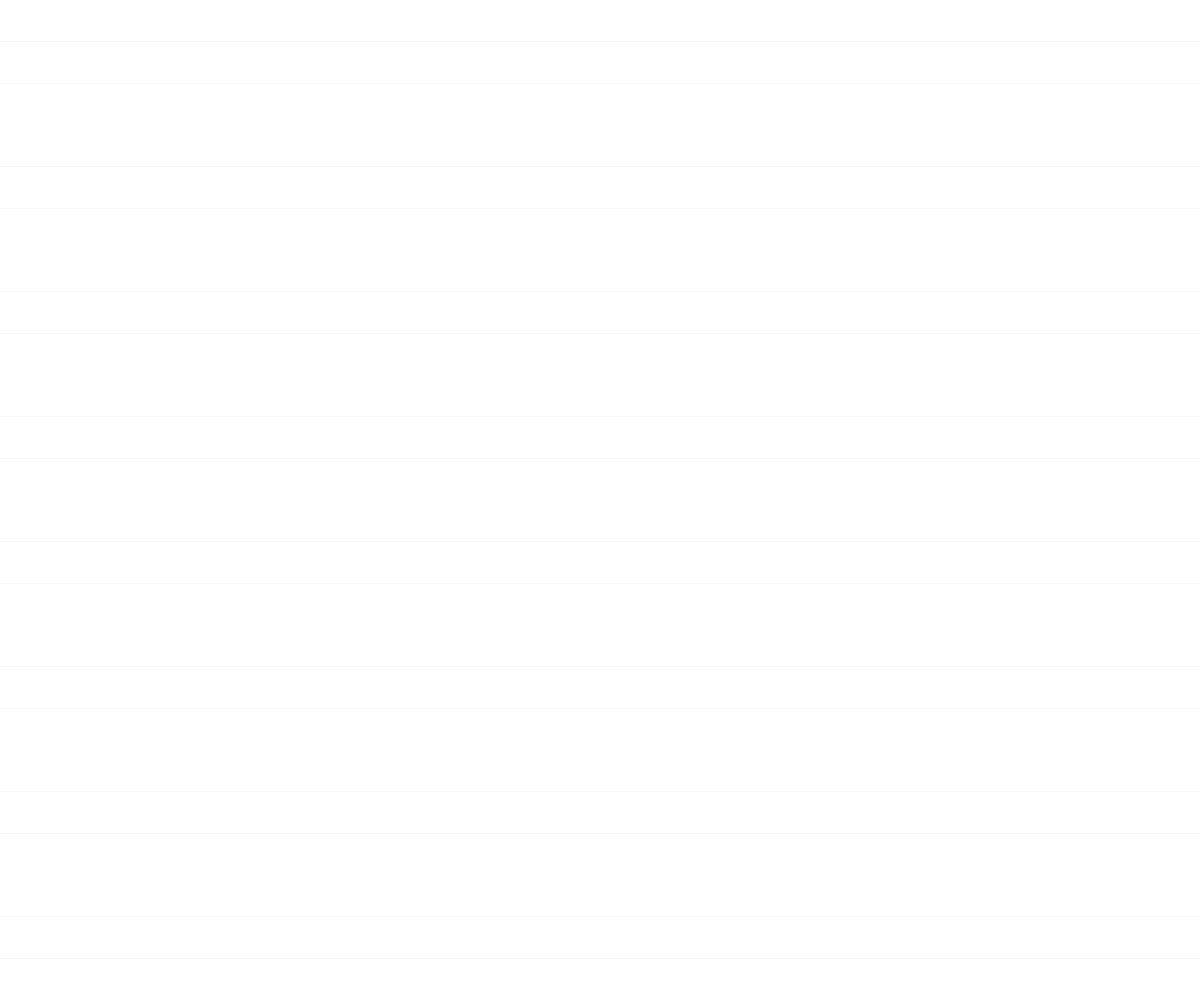
Frame 1 (no input)
Frame 60 (no input): identical to frame 1, image omitted
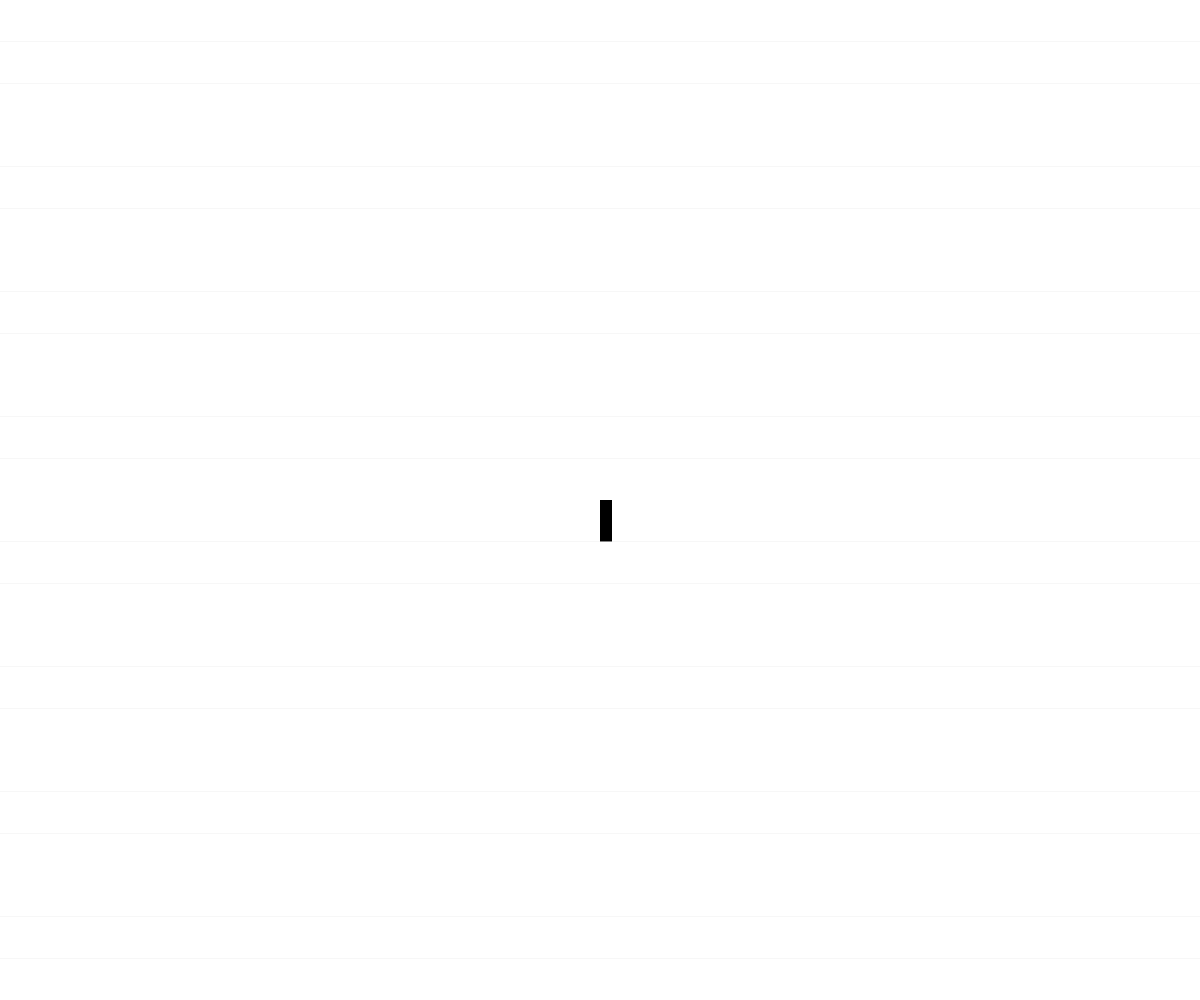
Frame 120 (the mouse pressed at the canvas centre since frame 60)

The p5.js sketch that drew these frames (run headless with seeded random() and noise() and a simulated clock; from frame 60 on, the mouse is pressed at the canvas centre):

// p5.js sketch
// ── sketch.js
// 2D Array Demo
// Basic Grid

let grid = [[0, 0, 0, 0, 0, 0, 0],
            [0, 1, 0, 0, 1, 0, 1],
            [1, 0, 1, 0, 1, 1, 0],
            [0, 1, 0, 0, 1, 0, 1],
            [0, 0, 0, 0, 0, 0, 0]];

let rows;
let cols;
let cellWidth;
let cellHeight;

function setup() {
  createCanvas(windowWidth, windowHeight);

  //replace Hardcorded grid with empty grid
  grid = createEmptyGrid(height/10, width/50);

  rows = grid.length;
  cols = grid[0].length;
  cellWidth = width / cols;
  cellHeight = height / rows;
  

  noStroke();

}

function draw() {
  background(220);

  for (let y = 0; y < rows; y++) {
    for (let x = 0; x < cols; x++) {
      if (grid[y][x] === 0) {
        fill("white");
      }
      else {
        fill("black");
      }

      rect(x * cellWidth, y * cellHeight, cellWidth, cellHeight);
    }
  }
}

function mousePressed() {
  let x = Math.floor(mouseX / cellWidth);
  let y = Math.floor(mouseY / cellHeight);

  if (grid[y][x] === 1) {
    grid[y][x] = 0;
  }
  else if (grid[y][x] === 0) {
    grid[y][x] = 1;
  }
}

function createEmptyGrid(cols, rows) {
  let emptyGrid = [];
  for (let y = 0; y<rows; y++) {
    emptyGrid.push([]);
    for (let x=0; x<cols; x++) {
      emptyGrid[y].push(0);
    }
  }
  return emptyGrid;
}
